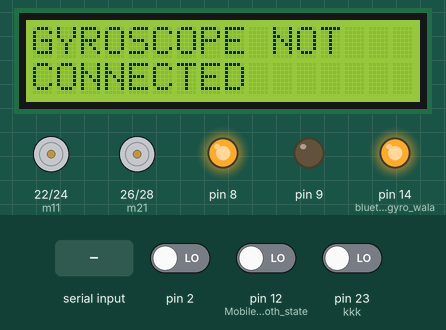
Bench run of a sketch on a simulated Arduino Mega 2560, built with avr-gcc and run on an emulated ATmega2560. On the bench: 16×2 character LCD, motor-driver pin pairs drawn as motors (green arrow = first pin HIGH = forward, orange = second pin HIGH = backward, longer = more drive), output pins drawn as LEDs (lit = HIGH). The test bench sets the inputs (shaded band); at power-on: pin 2 LOW, pin 12 (Mobile_bluetooth_state) LOW, pin 23 (kkk) LOW. What the sketch prints to the serial monitor is not drawn.

Above: at 1.2 s.
1.3 s: pin 2 driven HIGH
At 2.5 s:
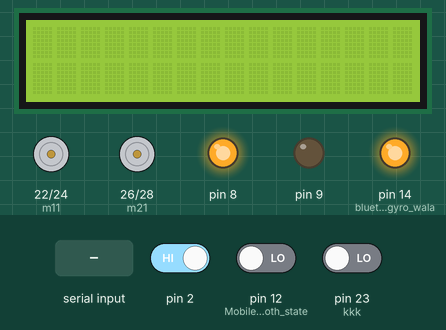
3.4 s: "B" received over the second serial link
At 3.53 s:
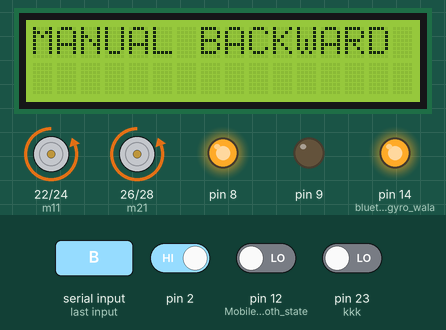
5.0 s: "L" received over the second serial link
At 5.18 s:
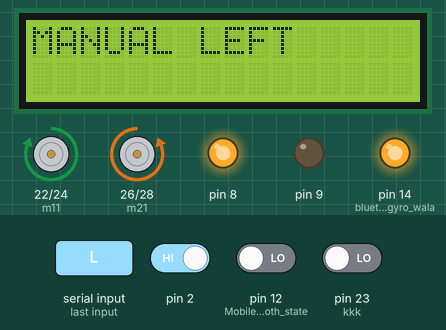
6.6 s: "F" received over Serial
At 6.71 s:
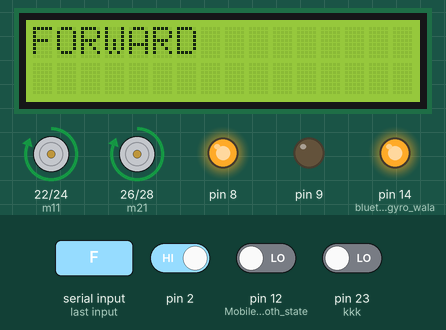
8.3 s: "R" received over the second serial link
At 8.44 s:
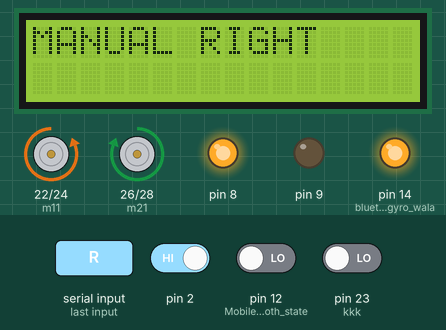
9.9 s: "S" received over the second serial link
At 10.08 s:
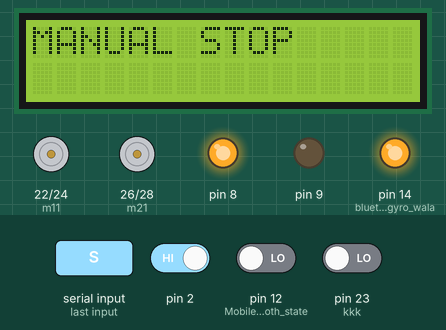
Timing chart, 0 to 12.6 s (numbered marks = the images above; inputs shaded):
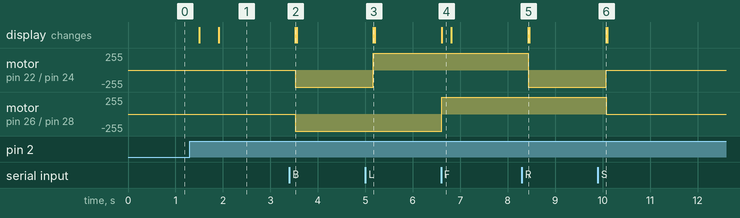

The sketch:

gyroaccerxadAD.final.ino
```cpp
//receiver
// include the library code:
#include <LiquidCrystal.h>
#include<SoftwareSerial.h>
SoftwareSerial seriall (10, 11); //rx,tx//bluetooth mobile wala

// initialize the library by associating any needed LCD interface pin
// with the arduino pin number it is connected to
const int rs = 53, en = 51, d4 = 49, d5 = 47, d6 = 45, d7 = 43;
const int m11 = 22;
const int m12 = 24;
const int m21 = 26;
const int m22 = 28;

//switch
const int kkk = 23;

LiquidCrystal lcd(rs, en, d4, d5, d6, d7);

int K, Kk = 1, b2, kkkk;

char str[2], i;

//ULTRASONIC SENSOR
const int trigPin0 = 52;//front ultrasonic
const int echoPin0 = 50;

const int trigPin1 = 48;//left ultrasonic
const int echoPin1 = 46;

const int trigPin2 = 44;//right ultrasonic
const int echoPin2 = 42;

const int trigPin3 = 40;//back ultrasonic
const int echoPin3 = 38;

long duration0;//front
int distance0;

long duration1;//left
int distance1;

long duration2;//right
int distance2;

long duration3;//back
int distance3;

void setup() {

  // set up the LCD's number of columns and rows:
  lcd.begin(16, 2);

  pinMode(14, OUTPUT);//bluetooth gyro wala
  digitalWrite(14, HIGH);

  pinMode(8, OUTPUT);
  analogWrite(8, 255);

  pinMode(9, OUTPUT);
  analogWrite(9, 0);

  pinMode(2, INPUT);
  pinMode(12, INPUT);//Mobile bluetooth state
  pinMode(m11, OUTPUT);
  pinMode(m12, OUTPUT);
  pinMode(m21, OUTPUT);
  pinMode(m22, OUTPUT);

  //switch
  pinMode(kkk, INPUT);

  //BLUETOOTH
  Serial.begin(9600);

  seriall.begin(9600);

  //ULTRASONIC SENSOR
  //front
  pinMode(trigPin0, OUTPUT); // Sets the trigPin as an Output
  pinMode(echoPin0, INPUT); // Sets the echoPin as an Input

  //left
  pinMode(trigPin1, OUTPUT); // Sets the trigPin as an Output
  pinMode(echoPin1, INPUT); // Sets the echoPin as an Input

  //right
  pinMode(trigPin2, OUTPUT); // Sets the trigPin as an Output
  pinMode(echoPin2, INPUT); // Sets the echoPin as an Input

  //back
  pinMode(trigPin3, OUTPUT); // Sets the trigPin as an Output
  pinMode(echoPin3, INPUT); // Sets the echoPin as an Input

}

void loop() {

  do {
    K = digitalRead(2);

    if (K == HIGH) {
      lcd.clear();
      lcd.setCursor(0, 0);

      if (Kk > 0) {//Kk used as a ending variable to end this loop its default value is 1 when its turns to zero loop ends....
        lcd.print("GYROSCOPE");
        lcd.setCursor(0, 1);
        lcd.print("CONNECTED");
        delayy();
        Kk = 0;
      }

      delayy();
      break;
    }

    else {
      lcd.clear();
      lcd.setCursor(0, 0);
      lcd.print("GYROSCOPE NOT");
      lcd.setCursor(0, 1);
      lcd.print("CONNECTED");
      delayy();
    }

  } while (K == LOW);

  while (Serial.available()) {
    b2 = digitalRead(12);//mobile bluetooth state
    if (b2 == HIGH) {
      lcd.print("MOBILE");
      lcd.setCursor(0, 1);
      lcd.print("CONNECTED");
      delay(1000);
      break;
    }

    char k = Serial.read();

    switch (k)
    {
      case 'F':
        lcd.clear();
        lcd.setCursor(0, 0);
        lcd.print("FORWARD");
        kkkk = digitalRead(kkk);
        if (kkkk == HIGH)
        {
          //front ultrasonic
          // Clears the trigPin
          digitalWrite(trigPin0, LOW);
          delayMicroseconds(2);

          // Sets the trigPin on HIGH state for 10 micro seconds
          digitalWrite(trigPin0, HIGH);
          delayMicroseconds(10);
          digitalWrite(trigPin0, LOW);

          // Reads the echoPin, returns the sound wave travel time in microseconds
          duration0 = pulseIn(echoPin0, HIGH);

          // Calculating the distance
          distance0 = duration0 * 0.034 / 2;
        }
        if (kkkk == LOW)
          distance0 = 31;
        if (distance0 < 30)
          stop();
        else {
          digitalWrite(m11, HIGH);
          digitalWrite(m12, LOW);
          //delay(100);
          digitalWrite(m21, HIGH);
          digitalWrite(m22, LOW);
          delayy();
        }
        break;

      case 'B':
        lcd.clear();
        lcd.setCursor(0, 0);
        lcd.print("BACKWARD");
        kkkk = digitalRead(kkk);
        if (kkkk == HIGH) {
          //back ultrasonic
          // Clears the trigPin
          digitalWrite(trigPin3, LOW);
          delayMicroseconds(2);

          // Sets the trigPin on HIGH state for 10 micro seconds
          digitalWrite(trigPin3, HIGH);
          delayMicroseconds(10);
          digitalWrite(trigPin3, LOW);

          // Reads the echoPin, returns the sound wave travel time in microseconds
          duration3 = pulseIn(echoPin3, HIGH);

          // Calculating the distance
          distance3 = duration3 * 0.034 / 2;
        }
        if (kkkk == LOW)
          distance3 = 31;
        if (distance3 > 30) {
          digitalWrite(m11, LOW);
          digitalWrite(m12, HIGH);
          digitalWrite(m21, LOW);
          digitalWrite(m22, HIGH);
        }
        else
          stop();
        delayy();
        //lcd.clear();
        break;

      case 'L':
        lcd.clear();
        lcd.setCursor(0, 0);
        lcd.print("LEFT");
        kkkk = digitalRead(kkk);
        if (kkkk == HIGH)
        {
          //left ultrasonic
          // Clears the trigPin
          digitalWrite(trigPin1, LOW);
          delayMicroseconds(2);

          // Sets the trigPin on HIGH state for 10 micro seconds
          digitalWrite(trigPin1, HIGH);
          delayMicroseconds(10);
          digitalWrite(trigPin1, LOW);

          // Reads the echoPin, returns the sound wave travel time in microseconds
          duration1 = pulseIn(echoPin1, HIGH);

          // Calculating the distance
          distance1 = duration1 * 0.034 / 2;
        }
        if (kkkk == LOW)
          distance1 = 29;
        if (distance1 < 30)
        {
          digitalWrite(m11, HIGH);
          digitalWrite(m12, LOW);
          //delay(100);
          digitalWrite(m21, LOW);
          digitalWrite(m22, HIGH);
          delayy();
        }
        else
          stop();
        break;

      case 'R':
        lcd.clear();
        lcd.setCursor(0, 0);
        lcd.print("RIGHT");
        kkkk = digitalRead(kkk);
        if (kkkk == HIGH)
        {
          //right ultrasonic
          // Clears the trigPin
          digitalWrite(trigPin2, LOW);
          delayMicroseconds(2);

          // Sets the trigPin on HIGH state for 10 micro seconds
          digitalWrite(trigPin2, HIGH);
          delayMicroseconds(10);
          digitalWrite(trigPin2, LOW);

          // Reads the echoPin, returns the sound wave travel time in microseconds
          duration2 = pulseIn(echoPin2, HIGH);

          // Calculating the distance
          distance2 = duration2 * 0.034 / 2;
        }
        if (kkkk == LOW)
          distance2 = 31;
        if (distance2 > 30)
        {
          digitalWrite(m11, LOW);
          digitalWrite(m12, HIGH);
          //delay(100);
          digitalWrite(m21, HIGH);
          digitalWrite(m22, LOW);
        }
        else
          stop();
        delayy();
        //lcd.clear();
        break;

      case 'S':
        lcd.clear();
        lcd.setCursor(0, 0);
        lcd.print("STOP");
        stop();
        delayy();
        //lcd.clear();
        break;

      default:
        break;
    }

  }

  while (seriall.available())
  {

    char ch = seriall.read();
    str[i++] = ch;

    if (str[i - 1] == 'F')
    {
      // Serial.println("Forward");
      digitalWrite(m11, HIGH);
      digitalWrite(m12, LOW);
      //delay(100);
      digitalWrite(m21, HIGH);
      digitalWrite(m22, LOW);
      //forward;
      lcd.clear();
      lcd.setCursor(0, 0);
      lcd.print("MANUAL FORWARD");
      delay(20);
      i = 0;
    }

    else if (str[i - 1] == 'L')
    {
      Serial.println("Left");
      digitalWrite(m11, HIGH);
      digitalWrite(m12, LOW);
      //delay(100);
      digitalWrite(m21, LOW);
      digitalWrite(m22, HIGH);
      //right;
      lcd.clear();
      lcd.setCursor(0, 0);
      lcd.print("MANUAL LEFT");
      delay(20);
      i = 0;
    }

    else if (str[i - 1] == 'R')
    {
      Serial.println("Right");
      digitalWrite(m11, LOW);
      digitalWrite(m12, HIGH);
      //delay(100);
      digitalWrite(m21, HIGH);
      digitalWrite(m22, LOW);
      //left;
      lcd.clear();
      lcd.setCursor(0, 0);
      lcd.print("MANUAL RIGHT");
      delay(20);
      i = 0;
    }
    else if (str[i - 1] == 'B')
    {
      Serial.println("Backward");
      digitalWrite(m11, LOW);
      digitalWrite(m12, HIGH);
      digitalWrite(m21, LOW);
      digitalWrite(m22, HIGH);
      //  backward;
      lcd.clear();
      lcd.setCursor(0, 0);
      lcd.print("MANUAL BACKWARD");
      delay(20);
      i = 0;
    }

    else if (str[i - 1] == 'S')
    {
      Serial.println("top");
      stop();
      //top;
      lcd.clear();
      lcd.setCursor(0, 0);
      lcd.print("MANUAL STOP");
      delay(20);
      i = 0;
    }
  }
}

void delayy() {
  delay(200);
}

void stop() {
  digitalWrite(m11, LOW);
  digitalWrite(m12, LOW);
  digitalWrite(m21, LOW);
  digitalWrite(m22, LOW);
}
```

Measured:
- after the input at 1.3 s, the display: first changes after 0.21 s (image 1 shows a later state)
- after the input at 3.4 s, motor on pin 22 (m11) / pin 24 (m12), motor on pin 26 (m21) / pin 28 (m22): stopped → backward 255/255 after 0.12 s; the display: changes after 0.13 s (image 2)
- after the input at 5.0 s, motor on pin 22 (m11) / pin 24 (m12): backward 255/255 → forward 255/255 after 0.17 s; the display: changes after 0.17 s (image 3)
- after the input at 6.6 s, motor on pin 26 (m21) / pin 28 (m22): backward 255/255 → forward 255/255 at once; the display: changes at once (image 4)
- after the input at 8.3 s, motor on pin 22 (m11) / pin 24 (m12): forward 255/255 → backward 255/255 after 0.13 s; the display: changes after 0.13 s (image 5)
- after the input at 9.9 s, motor on pin 22 (m11) / pin 24 (m12): backward 255/255 → stopped after 0.17 s; motor on pin 26 (m21) / pin 28 (m22): forward 255/255 → stopped after 0.17 s; the display: changes after 0.18 s (image 6)
